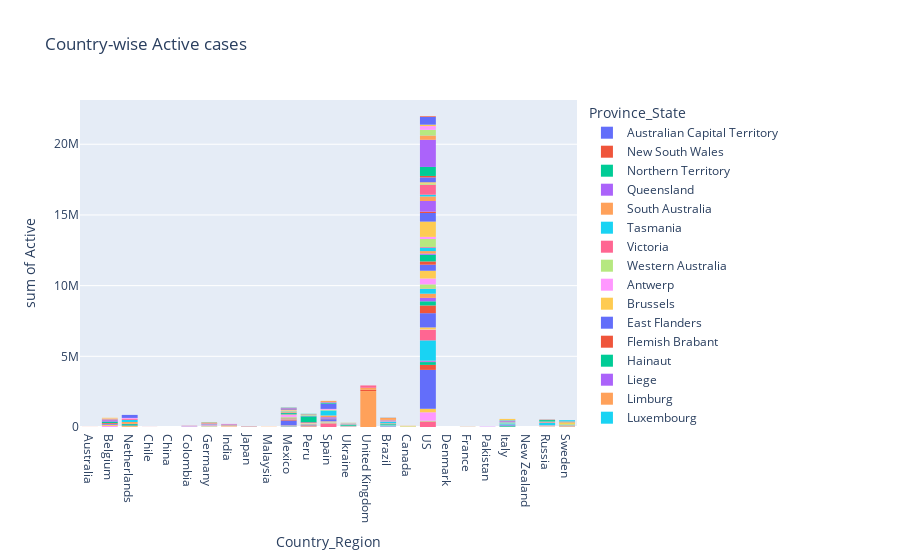

The cell this chart's notebook holds for it:
### Code cell
fig = px.histogram(all_country_data, x="Country_Region", y="Active", color="Province_State", title="Country-wise Active cases")
fig.show()
